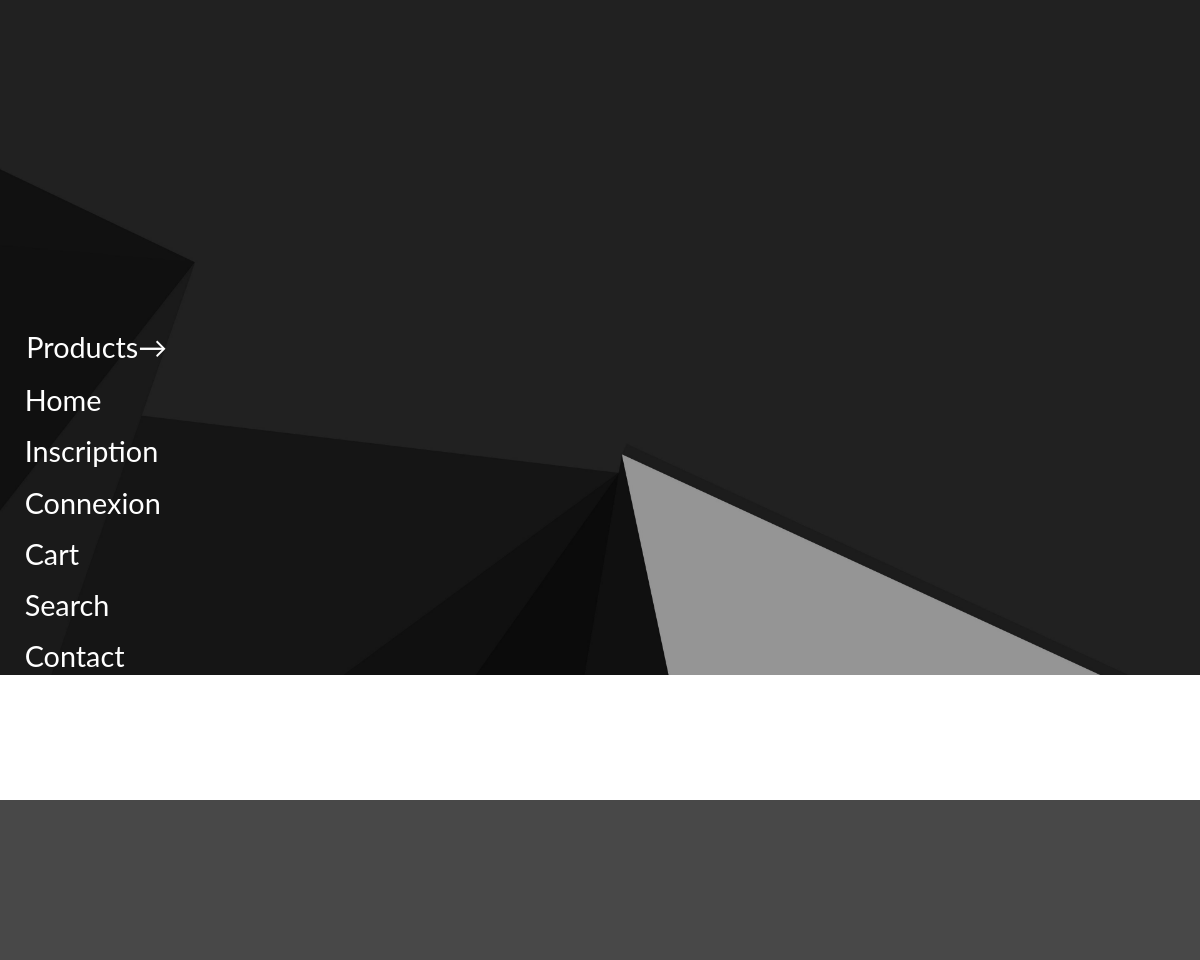
Before: /product.php with the older database file.
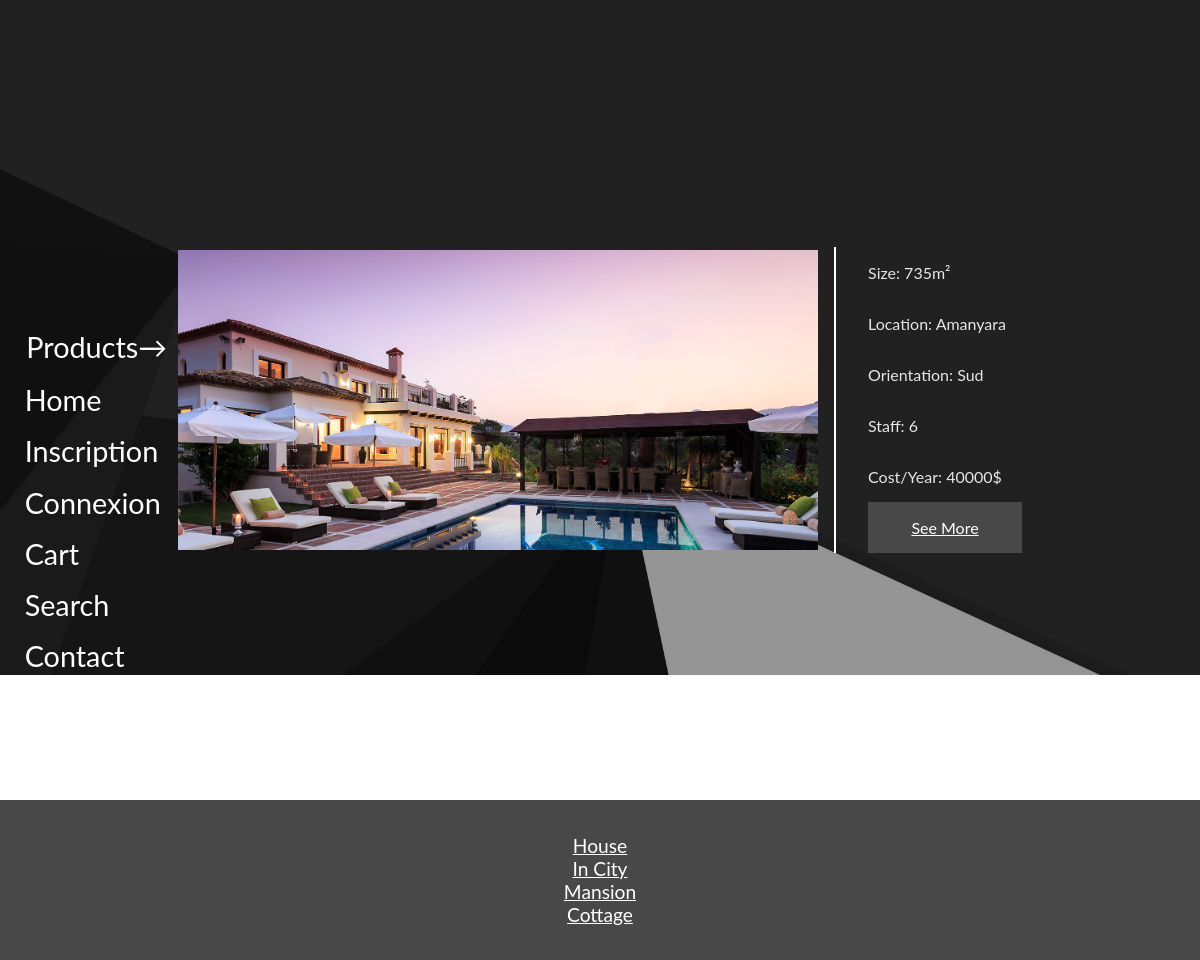
After: the same page with the newer database file.
### tables this page shows
CREATE TABLE IF NOT EXISTS `products` (
  `id` int(11) NOT NULL AUTO_INCREMENT,
  `price` int(11) NOT NULL,
  `title` varchar(255) NOT NULL,
  `description` text NOT NULL,
  `image` varchar(255) NOT NULL,
  `size` float NOT NULL,
  `location` varchar(255) NOT NULL,
  `orientation` varchar(255) NOT NULL,
  `staff` int(11) NOT NULL,
  `cost` float NOT NULL,
  `id_agent` int(11) NOT NULL,
  PRIMARY KEY (`id`)
);

CREATE TABLE IF NOT EXISTS `category` (
  `id` int(11) NOT NULL AUTO_INCREMENT,
  `name` text NOT NULL,
  PRIMARY KEY (`id`)
);

### product.php (the view, shortened to what this page needs)
<!DOCTYPE html>
<html lang='en'>
	<head>
		<link rel='stylesheet' type='text/css' href="CSS/stylesheet.css" />
		<link rel="stylesheet" type="text/css" href="CSS/boot.css"/>
	</head>
	<body id='product-body'>
		<header>
			<?php include("header.php"); ?>
		</header>
		<main>
			<div id='products-box' class='flexc just-center align-center'>
			<?php
				$products = $stmt->query("SELECT *, products.id as id_prod FROM products INNER JOIN agents ON products.id_agent = agents.id INNER JOIN users ON agents.id_user = users.id")->fetchAll(PDO::FETCH_ASSOC);
				foreach($products as $product)
				{ ?>
					<div class='flexr just-between product-zone'>
						<div class='product-box flexr just-between align-center center'
							style='background-image:url(<?=$product["image"]?>); background-size:cover;'>
							</div>
							<div class='product-infos-plus flexc just-evenly align-start'>
								<p>Size: <?=$product["size"]?>m&#178;</p>
								<p>Location: <?=$product["location"]?></p>
								<p>Orientation: <?=$product["orientation"]?></p>
								<p>Staff: <?=$product["staff"]?></p>
								<p>Cost/Year: <?=$product["cost"]?>$</p>
								<a href='product.php?id=<?=$product["id_prod"]?>' class='product-link'>See More</a>
							</div>
						</div>
				<?php	}	?>
			</div>
		</main>
		<footer>
			<?php include("footer.php"); ?>
		</footer>
	</body>
</html>

### header.php (shortened to what this page needs)
<div  class="flexc align-start">
	<?php 	session_start();
	$stmt = new PDO("mysql:host=localhost;dbname=boutique","root","");
	$category = $stmt->query("SELECT * FROM category")->fetchAll(PDO::FETCH_ASSOC);
	?>
	<div id="product-dropdown" class="flexr">
		<a href="product.php" class="header-link">Products&rarr;</a>
	</div>
	<a href="index.php" class="header-link">Home</a>
	<?php
		if(isset($_SESSION["id"]))
		{	?>
			<a href="profil.php" class="header-link" id="profil-link">Profil</a>
			<a href="index.php?deco=true" class="header-link">Disconnect</a>
	<?php 	}
		else
		{ ?>
			<a href="inscription.php" class="header-link" id="profil-link">Inscription</a>
			<a href="connexion.php" class="header-link" id="profil-link">Connexion</a>
	<?php	} ?>
	<a href="cart.php" class="header-link" id="cart-link" >Cart</a>
	<a href="cart.php" class="header-link" id="search-link" >Search</a>
	<a href="cart.php" class="header-link" id="contact-link" >Contact</a>
</div>

### footer.php (shortened to what this page needs)
<?php
	$stmt = new PDO("mysql:host=localhost;dbname=boutique","root","");
	$category = $stmt->query("SELECT * FROM category")->fetchAll(PDO::FETCH_ASSOC);
?>
	<div class='footer-container'>
		<?php
			foreach($category as $cat)
			{
				echo "<a href='product.php?category=".$cat["id"]."'>".$cat["name"]."</a>";
			}
		?>
	</div>

### CSS/stylesheet.css (style rules this page uses)
body { font-family:lato; margin:0; padding:0; display:flex; flex-direction:column; justify-content:center; background-color:#484848; min-height:100vh; }
header { position:fixed; top:20em; left:1em; }
header a { color:white; font-size:1.8em; text-decoration:none; width:fit-content; }
.header-link { transition:all 0.3s ease; margin:0.3em; }
#product-dropdown { position:relative; padding:0.1em; height:fit-content; width:fit-content; }
main { min-height:100vh; }
footer { display:flex; justify-content:space-evenly; height:10em; background:#484848; }
.footer-container { width:80%; font-size:1.2em; color:white; text-align:center; display:flex; flex-direction:column; align-self:center; }
footer a { color:white; transition:font-size 0.2s ease; }
#product-body { background:url("../media/images/bg.jpg"); background-size:contain; background-repeat:no-repeat; overflow-x:hidden; }
.product-box { height:300px; overflow:hidden; width:40em; }
#products-box { min-height:100vh; }
.product-infos-plus { border-left: 2px solid white; height:75%; padding-left:1em; margin-left:1em; color:#e7e7e7; }
.product-link { background:#484848; padding:1em; transition:all 0.2s ease; text-align:center; color:white; margin-left:1em; }
.product-infos-plus p { margin:1em; }

### CSS/boot.css (style rules this page uses)
.flexc { display:flex; flex-direction:column; }
.flexr { display:flex; flex-direction:row; }
.align-center { align-items:center; }
.center { align-self:center; }
.align-start { align-self:flex-start; }
.just-center { justify-content:center; }
.just-between { justify-content:space-between; }
.just-evenly { justify-content:space-evenly; }

Changed rows visible on the page:
added products: image (picture), size "735", location "Amanyara", orientation "Sud", staff "6", cost "40000"
added category: name "House"
added category: name "In City"
added category: name "Mansion"
added category: name "Cottage"
